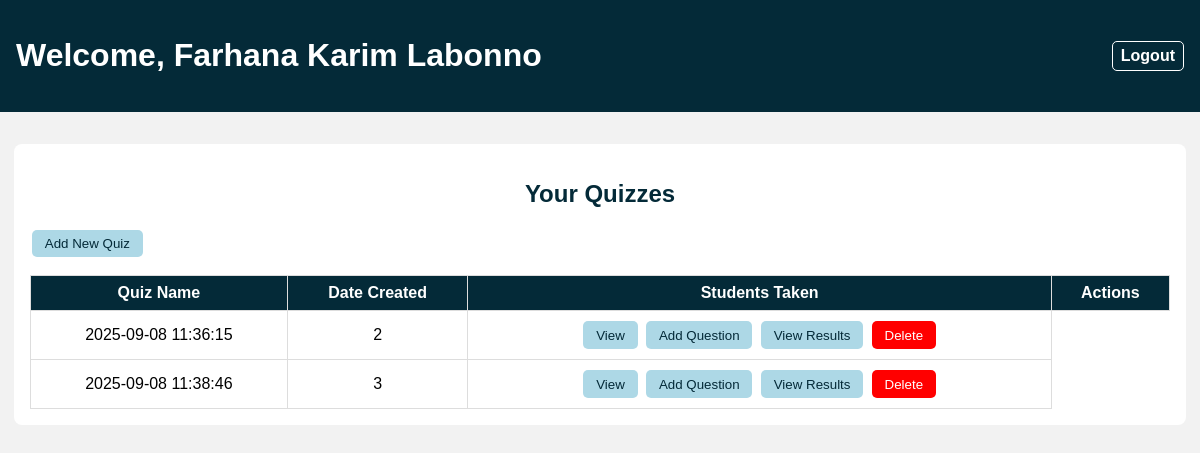
The page /teacher_dashboard.php (signed in) on the database its author committed.
### tables this page shows
CREATE TABLE `quiz` (
  `quiz_id` int(11) NOT NULL,
  `teacher_id` int(11) NOT NULL,
  `quiz_name` varchar(200) NOT NULL,
  `date_created` datetime DEFAULT current_timestamp()
);

### teacher_dashboard.php (the view, shortened to what this page needs)
<?php
require_once 'sql.php';
$conn = mysqli_connect($servername, $username, $password, $dbname);
$teacher_id = $_SESSION['teacher_id'];
$teacher_name = $_SESSION['teacher_name'];
?>
<!DOCTYPE html>
<html>
<head>
</head>
<body>
<div class="header">
    <h1>Welcome, <?php echo $teacher_name; ?></h1>
    <a href="?logout=true" class="logout">Logout</a>
</div>
<div class="container">
    <h2>Your Quizzes</h2>
    <a href="add_quiz.php"><button>Add New Quiz</button></a>
    <table>
        <thead>
            <tr>
                <th>Quiz Name</th>
                <th>Date Created</th>
                <th>Students Taken</th>
                <th>Actions</th>
            </tr>
        </thead>
        <tbody>
        <?php
        $sql = "SELECT * FROM quiz WHERE teacher_id='$teacher_id'";
        $res = mysqli_query($conn, $sql);
        if($res){
            if(mysqli_num_rows($res) > 0){
                while($quiz = mysqli_fetch_assoc($res)){
                    $quiz_id = $quiz['quiz_id'];
                    $count_res = mysqli_query($conn, "SELECT COUNT(*) as count FROM score WHERE quiz_id='$quiz_id'");
                    $count_row = mysqli_fetch_assoc($count_res);
                    $students_taken = $count_row['count'];
                    echo "<tr>";
                    echo "<td>".$quiz['date_created']."</td>";
                    echo "<td>".$students_taken."</td>";
                    echo "<td>
                        <a href='view_quiz.php?qid=$quiz_id'><button>View</button></a>
                        <a href='add_question.php?qid=$quiz_id'><button>Add Question</button></a>
                        <a href='view_results.php?qid=$quiz_id'><button>View Results</button></a>
                        <a href='delete_quiz.php?qid=$quiz_id' onclick=\"return confirm('Are you sure you want to delete this quiz?');\">
                            <button class='delete-btn'>Delete</button>
                        </a>
                    </td>";
                    echo "</tr>";
                }
            } else {
                echo "<tr><td colspan='4'>No quizzes found</td></tr>";
            }
        } else {
            echo "<tr><td colspan='4'>Error fetching quizzes</td></tr>";
        }
        ?>
        </tbody>
    </table>
</div>
</body>
</html>

### teacher_dashboard.php (style rules this page uses)
body { font-family: Arial, sans-serif; margin:0; padding:0; background:#f2f2f2; }
.header { background:#042A38; color:white; padding:1rem; display:flex; justify-content:space-between; align-items:center; }
.container { width:95%; margin:2rem auto; background:white; padding:1rem; border-radius:8px; }
h2 { text-align:center; color:#042A38; }
table { width:100%; border-collapse:collapse; margin-top:1rem; }
th, td { border:1px solid #ddd; padding:0.5rem; text-align:center; }
th { background:#042A38; color:white; }
a.logout { color:white; text-decoration:none; font-weight:bold; border:1px solid white; padding:0.3rem 0.5rem; border-radius:5px; }
button { padding:0.4rem 0.8rem; background-color:lightblue; color:#042A38; border:none; border-radius:5px; cursor:pointer; margin:2px; }
.delete-btn { background-color:red; color:white; }

### rows shown on the page
quiz: date_created "2025-09-08 11:36:15", students_taken "2"
quiz: date_created "2025-09-08 11:38:46", students_taken "3"

### other values the page prints
$teacher_name "Farhana Karim Labonno"
